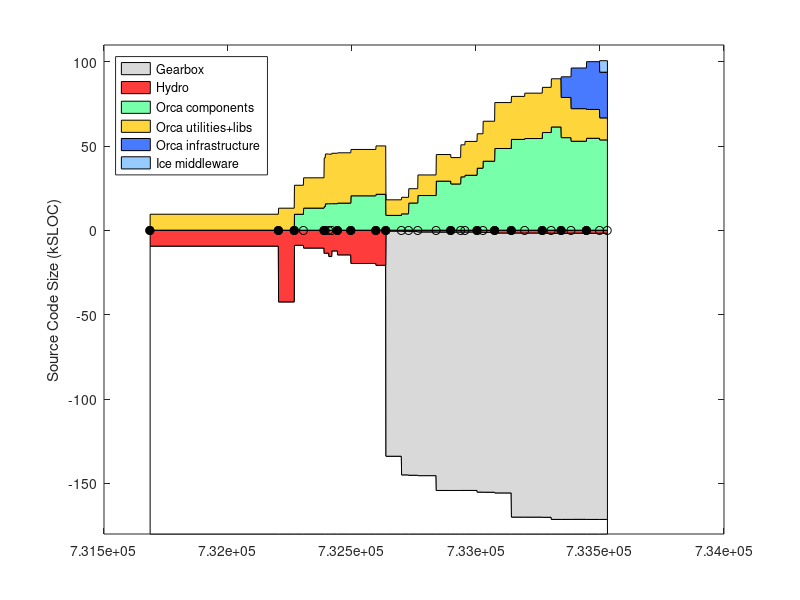

MATLAB code to generate this figure: (Note: this script raises an error after producing the figure.)
% keep track of orca project size using sloccount
clear all

%%%%%%%%%% DATA %%%%%%%%%%%%%%%%%%%%

% include/* except: include/{Freeze IceSSL IcePatch2}
% src/{Ice Slice IceGrid icecpp IceStorm slice2cpp IceUtil IceBox IceXML}
%  Sice212 = [
%  (7842-1000) + (22093+18419+11499+10568+4392+4200+4252+567+316)
%  ];
%  Sice301 = [
%  (8164-1000) + (23018+19384+19169+10596+4479+4343+4308+622+319)
%  ];
% same as above, but now also add Java:
% src/{IceInternal Ice IceUtil IceBox}
%  Sice310 = [
%  (8810-1200) + (24275+20494+22689+10587+4569+4877+4770+667+319) + (13190+6915+1262+493)
%  ];
%  Sice311 = [
%  (8950-1275) + (24511+20505+22898+10590+4600+4884+4782+683+323) + (13266+6929+1262+504)
%  ];

% it's much easier to count the whole of Ice (we use most of it anyway)
% sloccount include/ src/
% (this does not account for .ice files in [ice]/slice/* but it's a small fraction of total)
Sice212 = 133523;
Sice301 = 144513;
Sice310 = 153243;
Sice311 = 154145;
Sice320 = 168475;
Sice321 = 169725;
Sice330 = 1.05*Sice321;

% indeces
iyy=1;
imm=2;
idd=3;
iver=4;
isub=5;
ibase=6;
icomp=7;
iutil=8;
iad=9;
icrp=10;

% the old way to count lines in *.ice files:
% rename them to *.cpp like this:
% $cd src/interfaces/slice/orca; for file in *; do mv $file `echo $file | sed s/.ice/.cpp/`; done
Sorca = [ ...
% YY    MM  DD  ?   SUB     BASE    COMP   UTILS   A&D  COMMON  VERSION
% 0.8.6: a single distro, divide in halves arbitrarily
2003     4  14  1   0       18930/2 18930/2  0      0   0    % 0.8.6 (last change in doc/ChangeLog
% BASE: orca-base
% COMP: sloccount orca-components/src/components
% UTIL: slocc orca-components/src/util
2004     9  13  1   0       42543   13047   0       0   0   % 0.11.0
2004    11  16  1   0       8963    17208   9441    0   0   % 0.12.0
2004    12  23  0   0       10596   17965   13094   0   0   % 0.12.1
2005     3  16  1   0       13767   28881   14005   0   0   % 0.13.0
2005     3  21  0   0       13620   29524   15665   0   0   % 0.13.1
2005     4   4  0   0       15630   29345   15727   0   0   % 0.13.2
2005     4  16  0   0       12283   29897   15724   0   0   % 0.13.3
2005     5   9  1   0       14639   29838   16056   0   0   % 0.14.0
2005     7   2  1   0       19751   27479   20395   0   0   % 0.15.0
2005    10  11  1   0       20818   28675   21303   0   0   % 1.0.0
% BASE: c_ount src/interfaces/slice/orca/*.ice
% COMP: sloccount src/components
% UTIL: sloccount src/utils
2005    11  20  1   Sice212 530    9226         8781        0    0   % 2.0.0-rc1
2006     1  22  0   Sice301 596    9801         9695        0    0   % 2.0.0-rc2
% UTIL-IN-COMP: sloccount components/log* 
% COMP: sloccount components MINUS UTIL-IN-COMP
% UTIL: sloccount utils PLUS UTIL-IN-COMP
2006     2  20  0   Sice301 813    9867-1372    14734+1372  0    0  % 2.0.0-rc3
% UTIL-IN-COMP: sloccount components/orcaview* components/log*
2006     3  29  0   Sice301 1052   14625-2421   18131+2421  0    0  % 2.0.0-rc4
2006     6  11  0   Sice310 1116   19999-4215   24867+4215  0    0  % 2.0.0-rc5  
2006     8   9  1   Sice310 1116   19979-4348   23066+4348  0    0  % 2.0.0
2006     9  18  0   Sice310 1094   19317-329    31304+329   0    0  % 2.0.1
2006    10   5  0   Sice310 1094   20384-329    32255+329   0    0  % 2.0.2
2006    11  23  1   Sice311 1178   21408-1001   35768+1001  0    0  % 2.1.0
% BASE: c_count src/interfaces/slice/orca/*.ice
% COMP: sloccount src/components
% UTIL: sloccount src/utils src/libs
2006    12  17  0   Sice311 1240    23701   40914  0     0 % 2.1.1
2007     2   2  1   Sice311 1671    27238   48446  0     0 % 2.2.0
2007     4  10  1   Sice320 1671    25512   53828  0     0 % 2.3.0
2007     6   3  0   Sice320 1682    26905   54359  0     0 % 2.4.0
2007     8  13  1   Sice320 1772    26795   57918  0     0 % 2.5.0
2007     9  18  0   Sice321 1787    28573   61216  0     0 % 2.6.0
% A&D: Hydro: sloccount src
2007    10  28  1   Sice321 1787    23840   54879  12251  0     % 2.7.0
2007    12   7  0   Sice321 1750    19312   52762  24104  0     % 2.8.0
2008     2   7  1   Sice321 1811    17083   54520  28341  0     % 2.9.0
% COMMON: Gearbox: sloccount src
% YY    MM  DD  ?   SUB     BASE    COMP    UTILS  A&D   COMMON VERSION
2008     3  31  0   Sice321 1808    13059   53548  27104  6795  % 2.10.0
];
Vorca ={'0.8.6', '0.11.0', '0.12.0', '0.12.1', '0.13.0', '0.13.1', '0.13.2', '0.13.3', '0.14.0', '0.15.0', '1.0.0', ...
    '2.0.0-rc1', '2.0.0-rc2', '2.0.0-rc3', '2.0.0-rc4', '2.0.0-rc5', '2.0.0', '2.0.1', '2.0.2', '2.1.0', '2.1.1', ...
    '2.2.0', '2.3.0', '2.4.0', '2.5.0', '2.6.0', '2.7.0', '2.8.0', '2.9.0', '2.10.0' }';

% add a dummy release just for display
Sorca(end+1,:) = Sorca(end,:);
Sorca(end,imm) = Sorca(end,imm)+1;
Sorca(end,iver) = 0;
Vorca{end+1} = 'dummy';

% convert dates
Torca = datenum(Sorca(:,iyy),Sorca(:,imm),Sorca(:,idd));

% 2nd digit releases
i2 = (Sorca(:,iver)==1);
Torca2 = Torca(i2);
Vorca2 = Vorca(i2);

% for comparison, ASN
%  Sasn = 90433;

Sgenom = [
% YY    MM  DD  ? SUB   BASE    COMP    UTIL    VERSION
% SUB : cd pocolibs-2.3; sloccount include src
% BASE: cd genom-2.0; sloccount include src
% COMP: 0
% UTIL: 0 
2007    8   31  1  9786    11368   0   0       % 2.0
];

Splayer = [ 
% YY    MM  DD  ?   SUB     BASE                COMP       UTIL  VERSION
% BASE: (server-drivers)+client_libs
% COMP: drivers + utils
2002    12 04   1  0    (17331-12037)+9188      12037+2685 0    % 1.3.1
2003    7  15   1  0    (30452-24334)+12458     24334+3064 0    % 1.4-rc1
2003    12 07   1  0    (37378-30947)+13110     30947+9633 0    % 1.4-rc2
2004    5  31   1  0    (49225-42643)+13664     42643+3550 0    % 1.5
2004    11 12   1  0    (50758-43190)+13545     43190+4479 0    % 1.6
2005    1  31   0  0    (52069-44517)+13576     44517+4662 0    % 1.6.2
2005    7  28   0  0    (53348-45686)+14300     45686+5188 0    % 1.6.5
% BASE: (libplayercore-./bindings) + client_libs + (libplayertcp-./bindings)
% note: libplayerxdr is autogenerated
% COMP: server + utils
2005    10 25   0  0    (4866-0)+7560+(1391-0)  46474+5725  0   % 2.0pre7
% SUB : 0
% BASE: sloccount libplayercore client_libs libplayertcp 
%           MINUS sloccount libplayercore/bindings/ libplayertcp/bindings
% note: libplayerxdr is autogenerated
% COMP: sloccount server 
% UTIL: sloccount utils PLUS stage/src
2006    2  28   1  0    63992-47749-1291        54704       0     % 2.0.0
2006    3  25   1  0    65606-48912-1291        53033       0     % 2.0.1
2006    6   9   1  0    69083-51546-1319        61421       0     % 2.0.2
2006    9  26   1  0    69388-51546-1319        64088       13606       % 2.0.3
2007    5   2   1  0    69602-51686-1359        58396       9589+13606  % 2.0.4
2007   12  13   1  0    34980-2039              74385       11417+15464 % 2.1.0rc1
2008    3  11   1  0    24641-109               82660       12119+15464 % 2.1.0
];
Tplayer = datenum(Splayer(:,1),Splayer(:,2),Splayer(:,3));

Saria = [
% YY    MM  DD  ? SUB   BASE    COMP    UTIL    VERSION
% SUB : 0
% BASE: sloccount ArNetworking/include/ ArNetworking/src/
% COMP: sloccount include src
% UTIL: 0 
2007    2   20  1  0    15854   45965   0       % 2.5.1
];

Scarmen = [
% YY    MM  DD  ?   SUB     BASE    COMP                    UTIL   VERSION
% SUB : cd src; sloccount ipc
% BASE: sloccount carmenpp global java python
% COMP: sloccount src MINUS all other
% UTIL: sloccount logger logtools mapeditor param_daemon robotgui simulator 
2007    8   15  1  24965    12032   107745-24965-12032-19629  19629   % 0.6.7
];

Sorocos = [
% YY    MM  DD  ?   SUB     BASE    COMP                        UTIL   VERSION
% SUB : cd ACE_wrappers; sloccount ace PLUS sloccount TAO/tao/
% BASE: ?
% LIBS: sloccount orocos-bfl-[VERSION]-src/src PLUS sloccount kdl-[VERSION]/kdl
% COMP: sloccount orocos-rtt-[VERSION]/src PLUS cd orocos-ocl-[VERSION]; sloccount hardware motion_control
% UTIL: cd orocos-ocl-[VERSION]; sloccount taskbrowser signals deployment reporting viewer ocl 
2007    8   15  1  160300+237011   0   (7767+12865)+(48971+20068)    5104   % ace-5.5, tao-1.5, rtt-1.2.1, bfl-0.6.1, kdl-0.4, ocl-0.4.1
];

Syarp = [
% YY    MM  DD  ?   SUB  BASE     COMP       UTIL   VERSION
% SUB : 0
% BASE: sloccount libYARP_OS libYARP_OS_compat
% COMP: sloccount yarpdev libYARP_dev libYARP_math libYARP_sig libYARP_sig_compat 
% UTIL: sloccount yarp-imageviewer modules
2007    7   26  1  0     21633   23528    1613   % 2.1.6
];

% YY    MM  DD  ?   SUB  BASE     COMP       UTIL
% SUB : 0
% BASE: 0
% COMP: sloccount . (matlab files will not be counted)
% UTIL: 0
Sopenslam = [
2007    8   16  1   0    0        23719      0
];

%%%%%%%%%% PLOTTING %%%%%%%%%%%%%%%%%%%%

Smax = 180;
d0 = [Torca Torca+1]'; d0=d0(:); d0(1)=[];
d1 = Smax-Sorca(:,isub)-Sorca(:,ibase); d1 = [d1 d1]'; d1=d1(:); d1(end)=[];
d2 = Sorca(:,isub); d2 = [d2 d2]'; d2=d2(:); d2(end)=[];
d3 = Sorca(:,ibase); d3 = [d3 d3]'; d3=d3(:); d3(end)=[];
d4 = Sorca(:,icomp); d4 = [d4 d4]'; d4=d4(:); d4(end)=[];
d5 = Sorca(:,iutil); d5 = [d5 d5]'; d5=d5(:); d5(end)=[];
d6 = Sorca(:,iad); d6 = [d6 d6]'; d6=d6(:); d6(end)=[];
d7 = Sorca(:,icrp); d7 = [d7 d7]'; d7=d7(:); d7(end)=[];

figure(1), clf
ha=area( d0, [d1 d2 d3 d5 d4 d6 d7]/1e3, -Smax ); hold on
plot( Torca, 0*Torca, 'k-o' )
h2=plot( Torca2, 0*Torca2, 'ko' );
set(h2,'markerfacecolor','k')
ylabel('Source Code Size (kSLOC)')

% colors
white = 1*[1 1 1];
gray = .85*[1 1 1];
red = min(255,[255 0 0]+60)/255;
orange = min(255,[255 153 0]+60)/255;
green = min(255,[60 255 109]+60)/255;
dblue = min(255,[51 102 255]+20)/255;
lblue = min(255,[51 102 255]+100)/255;

set(ha(1),'facecolor', white);
set(ha(2),'facecolor', gray);
set(ha(3),'facecolor', red);
set(ha(4),'facecolor', green);
set(ha(5),'facecolor', orange);
set(ha(6),'facecolor', dblue);
set(ha(7),'facecolor', lblue);
ha(1)=[];
legend(fliplr(ha),'Gearbox','Hydro','Orca components','Orca utilities+libs','Orca infrastructure','Ice middleware', 'Location','NorthWest')
%  xlim(datenum([2004;2005],[7;7],[1;1]) )
ylim([-Smax 110])
ax=axis;
%  xlim( [ax(1) datenum([2006 12 31])] )
ax=axis;
% label releases
mark('x', Torca2 )
i2odd = (1:2:length(Torca2));
ht = text(Torca2(i2odd)+5,.04*ax(4)*ones(length(i2odd),1),Vorca2(i2odd));
set(ht,'fontsize',8)
i2even = (2:2:length(Torca2));
ht = text(Torca2(i2even)+5,.08*ax(4)*ones(length(i2even),1),Vorca2(i2even));
set(ht,'fontsize',8)
datetick( 'x', 12 )
hp = plot( Tplayer, -Splayer(:,ibase)/1e3, 'k--o', Tplayer, Splayer(:,icomp)/1e3, 'k--o' );
set(hp, 'color', .5*[1 1 1] )
hpt = text( Tplayer(2), -Splayer(2,ibase)/1e3-8, 'Player infrastructure');
set(hpt, 'color', .5*[1 1 1] )
hpt = text( Tplayer(2), (Splayer(2,icomp)+Splayer(2,iutil))/1e3-5, 'Player "components+utils"');
set(hpt, 'color', .5*[1 1 1] )
%mark('y', Dasn(1,1)/1e3 );
%text( datenum([2003 5 1]), Dasn(1,1)/1e3, 'ASN')
xlabel('Releases')
title('http://orca-robotics.sf.net')

ht=text(datenum(2003,7,1),-Smax+15, '*   generated using David A. Wheeler`s SLOCCount' );
set(ht,'fontsize',8)
ht=text(datenum(2003,7,1),-Smax+5, '** see data in [ORCA]/scripts/matlab/sloccount/slocs.m' );
set(ht,'fontsize',8)

xlim( [ax(1) datenum([2008 6 1])] )
